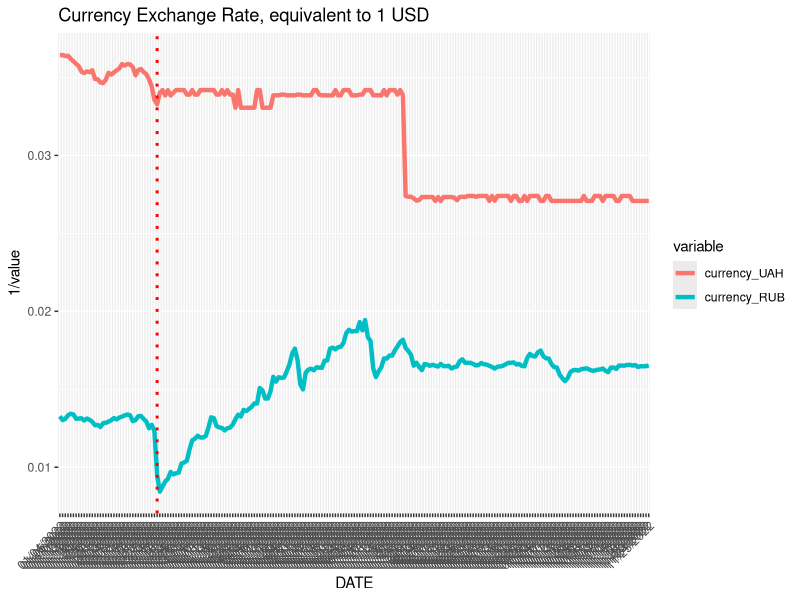

R code for this plot:
#import library needed
library(ggplot2)
library(dplyr)
library(readr)
library(reshape2)
library(reshape)
library(tidyr)
library(readr)


currency_UAH <- read_csv("csv/USD_UAH_day.csv")
currency_RUB <- read_csv("csv/USD_RUB_day.csv")
#US_RUS_import <- read_csv("U.S. Imports of Goods by Customs Basis from Russia.csv")
#US_UKR_import <- read_csv("U.S. Imports of Goods by Customs Basis from Ukraine.csv")

#divide currency_RUB by 1000
#currency_RUB$RUB <- currency_RUB$RUB / 2

#blend the data together
temp <- inner_join(currency_UAH, currency_RUB, by = "DATE")

#rename the columns
names(temp) <- c("DATE", "currency_UAH", "currency_RUB")

#convert temp to dataframe, melt the data
temp <- as.data.frame(temp)
temp_melt <- melt(temp, id.vars = "DATE", variable.name = "TYPE")

#plot the data, change the thickness of the line
#title will be: "Currency Exchange Rate, equivalent to 1 USD"
#flip the y-axis
ggplot(data = temp_melt, mapping = aes(x = DATE, y = 1 / value, group = variable)) +
    geom_line(aes(color=variable), size = 1.5) +
    theme(axis.text.x = element_text(angle = 45, hjust = 1)) +
    labs(title = "Currency Exchange Rate, equivalent to 1 USD") +
    geom_vline(xintercept="02/25/2022", linetype = 'dotted', color='red', size = 1)
